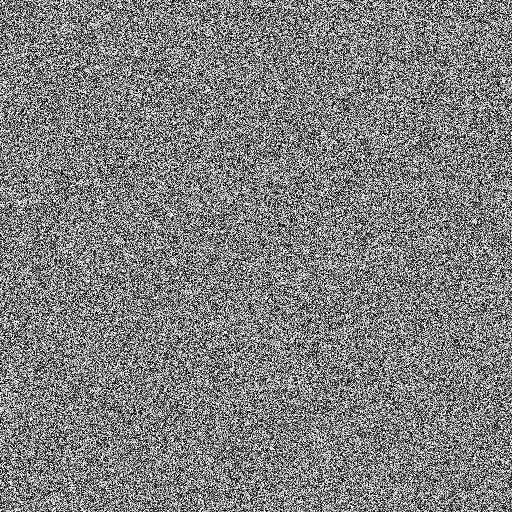
#> input picture output/share1.png, 512 x 512 px; the run also reads 1 picture not shown here
$ python testphase3.py
#> lines starting #> are read from the running program, lines starting #| are printed output that depends on the picture
#> in load_image, image is the input picture: shape (512, 512); min 0, max 255, mean 127.4
#> call 2 of load_image, with image_path = 'output/share2.png'
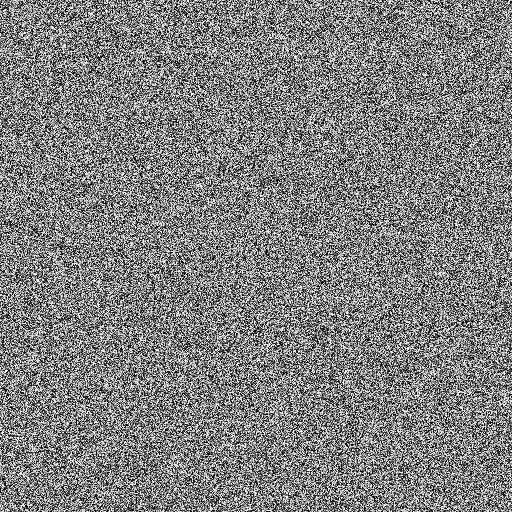
#> input picture output/share2.png, 512 x 512 px
#> in load_image, image is the input picture: shape (512, 512); min 0, max 255, mean 127.6
### modules/encryption_module.py
import cv2
import numpy as np
import os

def load_image(image_path):
    """
    Load a grayscale image from the given path.
    Returns:
        image: numpy.ndarray (dtype: uint8)
    """
    image = cv2.imread(image_path, cv2.IMREAD_GRAYSCALE)
    if image is None:
        raise FileNotFoundError(f"Image not found at {image_path}")
    return image


# [74 lines left out: functions split_HSB_LSB, additive_secret_sharing, block_scramble, save_image, not called in this run]


# 🔵 Example test driver
# [17 lines that do not run on import are left out]

### modules/decryption_extraction_module.py
import numpy as np
import cv2

def combine_shares(share1, share2):
    """
    Combine two encrypted shares to get marked encrypted image.
    """
    return (share1.astype(np.uint16) + share2.astype(np.uint16)) % 256
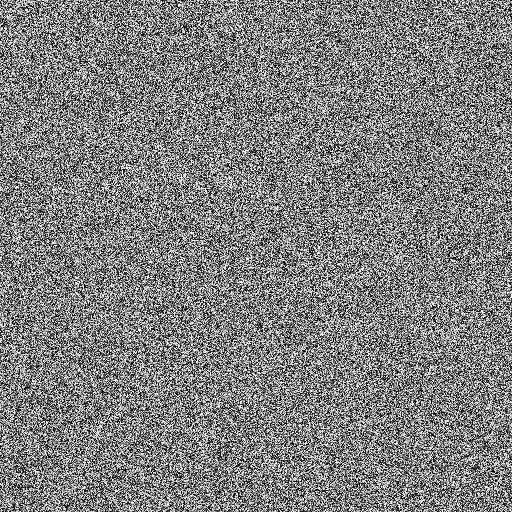
#> returned value: shape (512, 512) uint16; min 0, max 255, mean 127.5


def inverse_scramble(scrambled_image, block_size, seed=None):
    """
    Reverse block scrambling. Requires known block shuffle order (use same seed).
    """
#> called with block_size = 2
    if seed is not None:
        np.random.seed(seed)

    image = scrambled_image.copy()
    h, w = image.shape
#> h = 512; w = 512
    num_blocks_h = h // block_size
#> num_blocks_h = 256
    num_blocks_w = w // block_size
#> num_blocks_w = 256

    indices = [(i, j) for i in range(num_blocks_h) for j in range(num_blocks_w)]
    shuffled = indices.copy()
    np.random.shuffle(shuffled)

    reverse_map = {v: k for k, v in zip(indices, shuffled)}

    unscrambled_image = image.copy()
    for (i, j), (orig_i, orig_j) in reverse_map.items():
        block = image[i*block_size:(i+1)*block_size, j*block_size:(j+1)*block_size]
        unscrambled_image[orig_i*block_size:(orig_i+1)*block_size, orig_j*block_size:(orig_j+1)*block_size] = block
#> this loop made 65536 passes
#> block on passes 1 to 3: [[133, 64], [21, 174]], [[190, 105], [114, 125]], [[191, 139], [68, 132]]
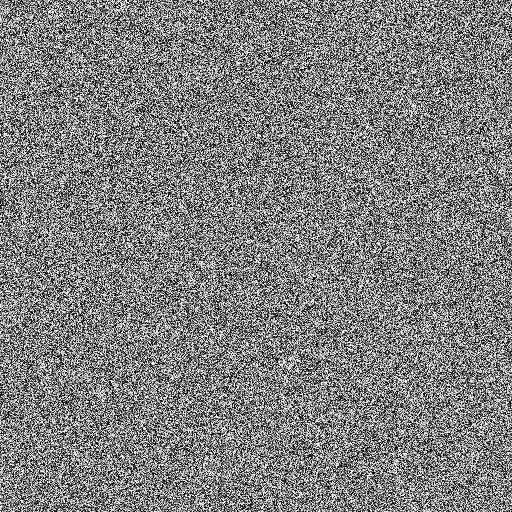
#> unscrambled_image: shape (512, 512) uint16; min 0, max 255, mean 127.5

    return unscrambled_image


def extract_watermark(marked_image, max_bits=1024):
    """
    Extract watermark bits from the marked image using inverse PEE.
    Assumes 2x2 block structure.
    """
#> called with max_bits = 1024
    h, w = marked_image.shape
#> h = 512; w = 512
    watermark_bits = []
    embedded_positions = []

    for i in range(0, h - 1, 2):
        for j in range(0, w - 1, 2):
            block = marked_image[i:i+2, j:j+2]
            a, b = block[0, 0], block[0, 1]
            c, d = block[1, 0], block[1, 1]

            predicted = int((int(a) + int(b) + int(c)) / 3)
            e = int(d) - predicted

            if e == 0:
                watermark_bits.append(0)
                embedded_positions.append((i+1, j+1))
            elif e == 1:
                watermark_bits.append(1)
                embedded_positions.append((i+1, j+1))

            if len(watermark_bits) >= max_bits:
                return np.array(watermark_bits), embedded_positions
#> after the loop, embedded_positions = 481 pairs, first value 3 to 511, second value 1 to 511; watermark_bits = 481 values, max 1 at index 1, min 0 at index 0, mean 0.538

    return np.array(watermark_bits), embedded_positions

def recover_image(marked_image, watermark_bits, embedded_positions):
    """
    Recovers the original image by subtracting watermark bits from the marked image at the embedding positions.
    This reverses the histogram shifting-based embedding.
    """
    recovered = marked_image.copy()

    for (bit, (i, j)) in zip(watermark_bits, embedded_positions):
        recovered[i, j] = np.clip(recovered[i, j] - bit, 0, 255)

    return recovered


# [31 lines left out: functions reconstruct_image, decrypt_and_extract, not called in this run]

### testphase3.py
import cv2
from modules.encryption_module import load_image
from modules.decryption_extraction_module import (
    combine_shares,
    inverse_scramble,
    extract_watermark,
    recover_image
)

# Load encrypted marked shares
share1 = load_image("output/share1.png")
share2 = load_image("output/share2.png")

# Combine shares into encrypted image
combined = combine_shares(share1, share2)

# Unscramble to simulate decryption
decrypted = inverse_scramble(combined, block_size=2)

# Load the marked image (created in Phase 2)
marked_image = load_image("output/marked_share1.png")

# Dummy positions used for testing — in real case, these would be saved during embedding
# You can simulate by using output from Phase 2 or just pick some random pixels for testing
positions = [(i, i) for i in range(100)]  # Replace this with real embedding positions

# Extract watermark
watermark_bits, positions = extract_watermark(marked_image, max_bits=1024)
#> positions has the same summary as embedded_positions in extract_watermark

# Recover original image (optional)
recovered_image = recover_image(marked_image, watermark_bits, positions)
#> the loop in recover_image, `for (bit, (i, j)) in zip(watermark_bits, embedded_positions):` made 481 passes
#> (bit, i, j) on passes 1 to 3: (0, 3, 321), (1, 5, 173), (1, 7, 335)
#> after the loop in recover_image, `for (bit, (i, j)) in zip(watermark_bits, embedded_positions):`: recovered: shape (512, 512); min 0, max 255, mean 127.5

# Save outputs
cv2.imwrite("output/decrypted_combined.png", decrypted)
cv2.imwrite("output/recovered_image.png", recovered_image)

print("✅ Phase 3 Test Passed: Decryption and watermark extraction completed.")
print(f"🧩 Extracted watermark bits: {watermark_bits[:20]}...")
#> (printed output is left out)
